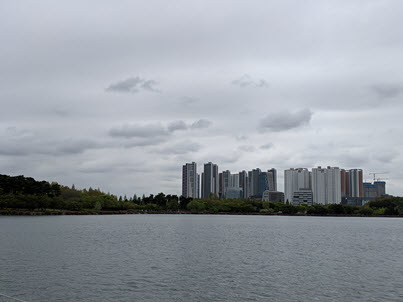
#> input picture [6] 빅데이터 분석 플랫폼 시스템 개발/images/Etc_JPG(rectangle)/lake03.jpg, 403 x 302 px, given in place of sky01.jpg, which was not available
$ python '13-07 OpenCV 연습.py'   (older library calls are emulated)
#> lines starting #> are read from the running program, lines starting #| are printed output that depends on the picture; after the words box and inside, x2 and y2 are one past the last pixel; in counts of white or black regions, pixels touching at a corner belong together; pictures that were not available may be replaced by others from this repository, and a replacement may not be noted
import cv2
import random
import numpy as np

image_path = 'C:\\images\\Etc_JPG(rectangle)\\'
imgList = ['airplane.jpg','flower01.jpg','flower02.jpg',
           'garden01.jpg','garden02.jpg','garden03.jpg',
           'garden04.jpg','garden05.jpg','garden06.jpg',
           'garden07.jpg','lake01.jpg','lake02.jpg',
           'lake03.jpg','lake04.jpg','night_flower01.jpg',
           'night_flower02.jpg','night_flower03.jpg','night_flower04.jpg',
           'night_flower05.jpg','night_flower06.jpg','night_flower07.jpg',
           'ocean01.jpg','ocean02.jpg','ocean03.jpg',
           'ocean04.jpg','ocean05.jpg','ocean06.jpg','sky01.jpg','tank.jpg']

filename = image_path + random.choice(imgList)


##OpenCV 함수 사용법
cvInPhoto = cv2.imread(filename)
#> cvInPhoto is the input picture: shape (302, 403, 3); mean B, G, R 163.4, 156, 150.1

# [10 lines of commented-out code are left out]
cvOutPhoto = cv2.cvtColor(cvInPhoto, cv2.COLOR_BGR2GRAY)
cvOutPhoto = cv2.medianBlur(cvOutPhoto, 7)
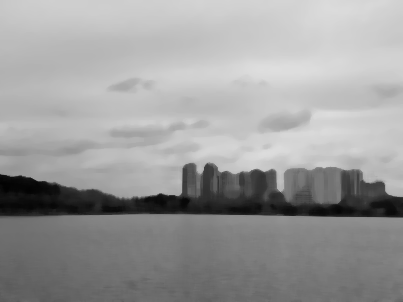
#> cvOutPhoto: shape (302, 403); min 2, max 222, mean 155.4
edigs = cv2.Laplacian(cvOutPhoto, cv2.CV_8U, ksize=5)
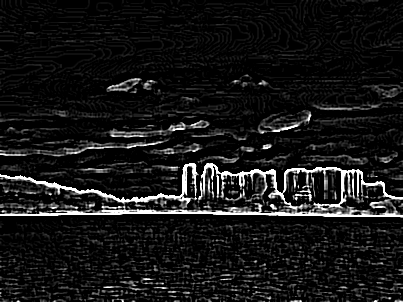
#> edigs: shape (302, 403); min 0, max 255, mean 22.4
ret, mask = cv2.threshold(edigs, 100, 255, cv2.THRESH_BINARY_INV)
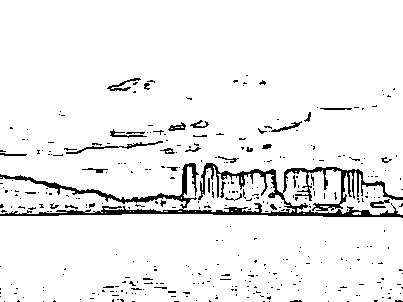
#> mask: shape (302, 403); 93.8% white; 366 black regions (334 under 20 px), largest, box (x1, y1, x2, y2) and area: (0, 163, 403, 218) 4681, (66, 141, 163, 154) 207, (107, 78, 141, 91) 124
cvOutPhoto = cv2.cvtColor(mask, cv2.COLOR_GRAY2BGR)

cv2.imshow("Out",cvOutPhoto)
cv2.imshow("In",cvInPhoto)
cv2.waitKey()
